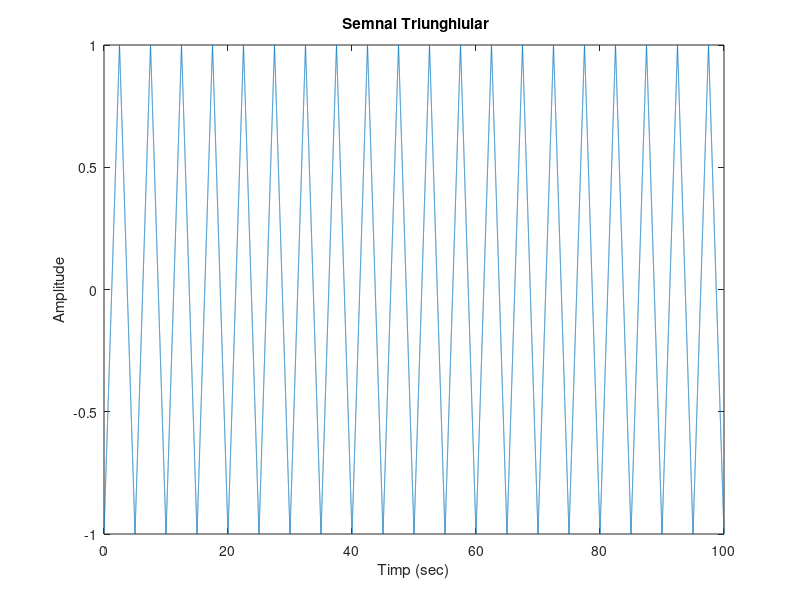

Write the MATLAB code that produced this figure.
function tema2()

Fs = 2000;
t = 0:1/Fs:100;
x = sawtooth(0.4*pi*t, 0.5);%generez un semnal triunghiular
plot(t,x);


xlabel('Timp (sec)')
ylabel('Amplitude')
title(' Semnal Triunghiular')

end